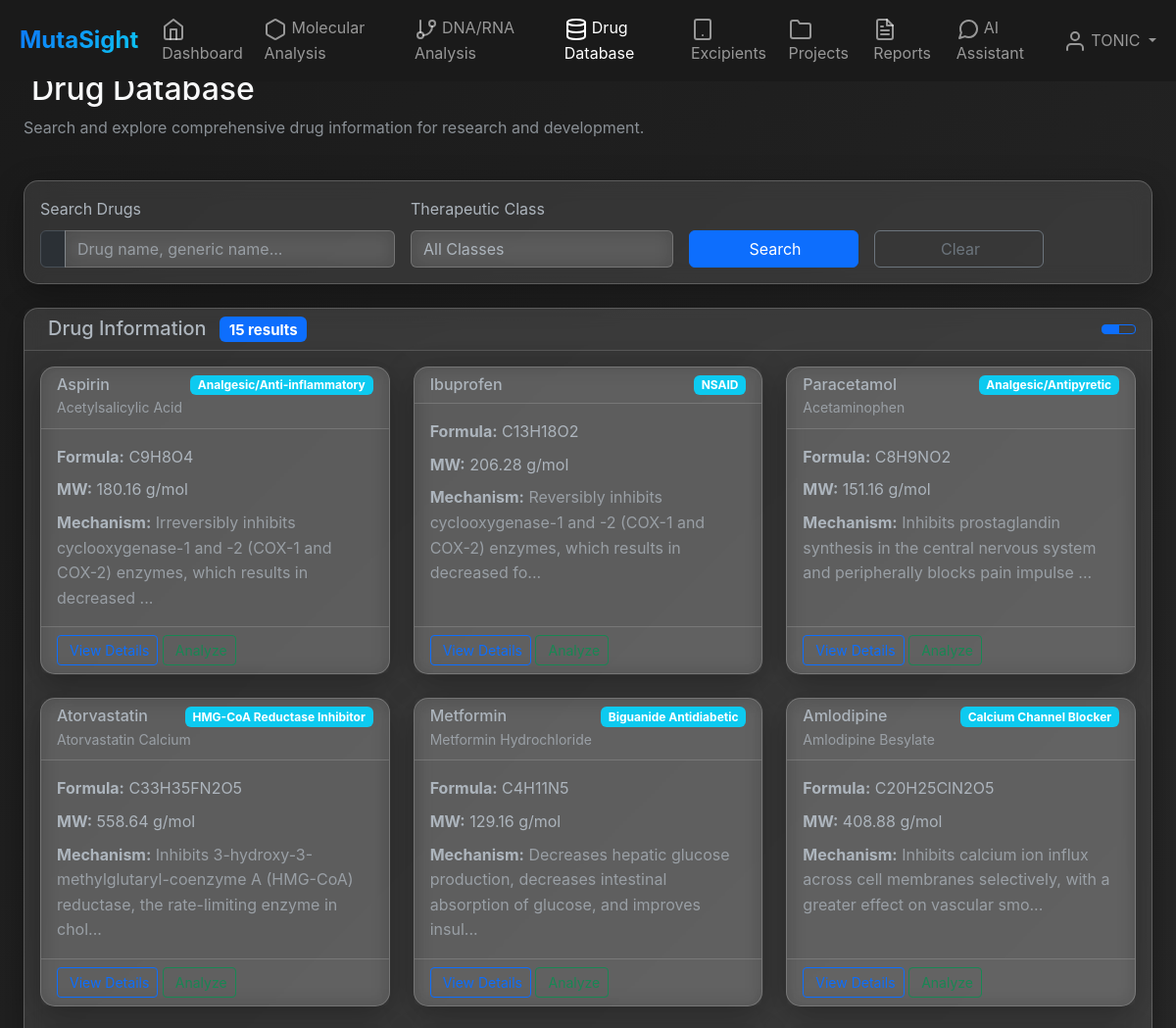
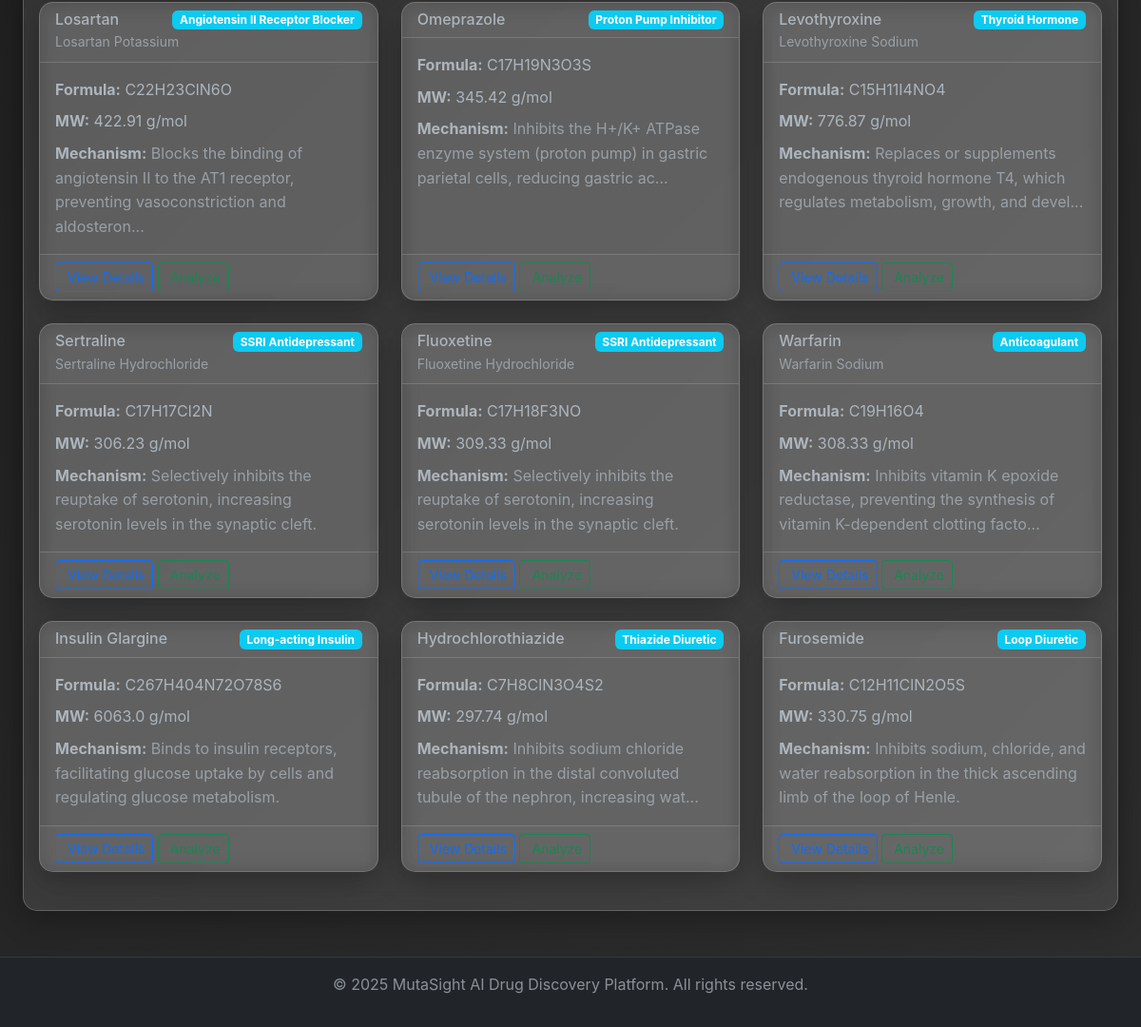
Before: /drug-database (signed in) with the older database file (2 pictures, top to bottom).
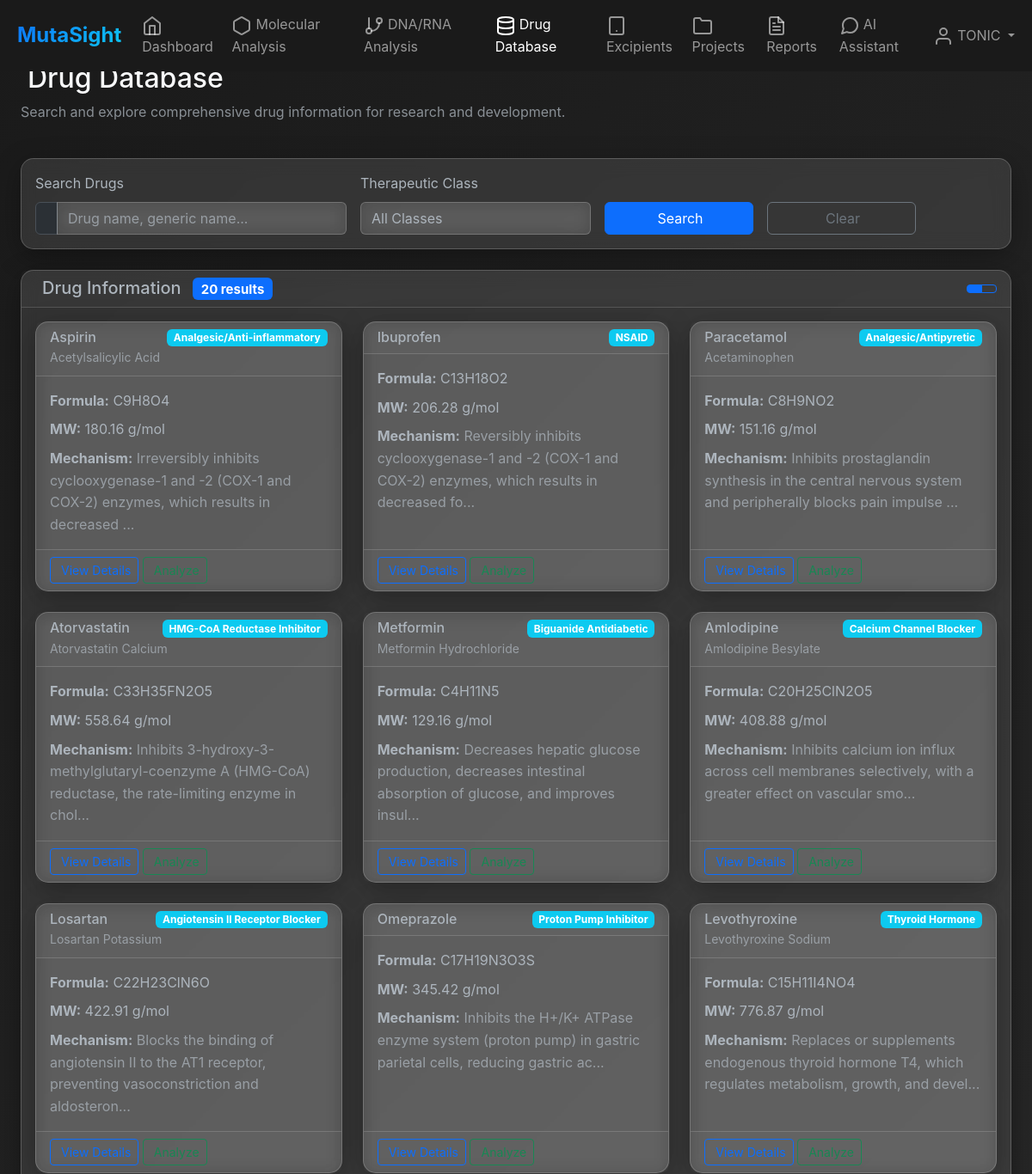
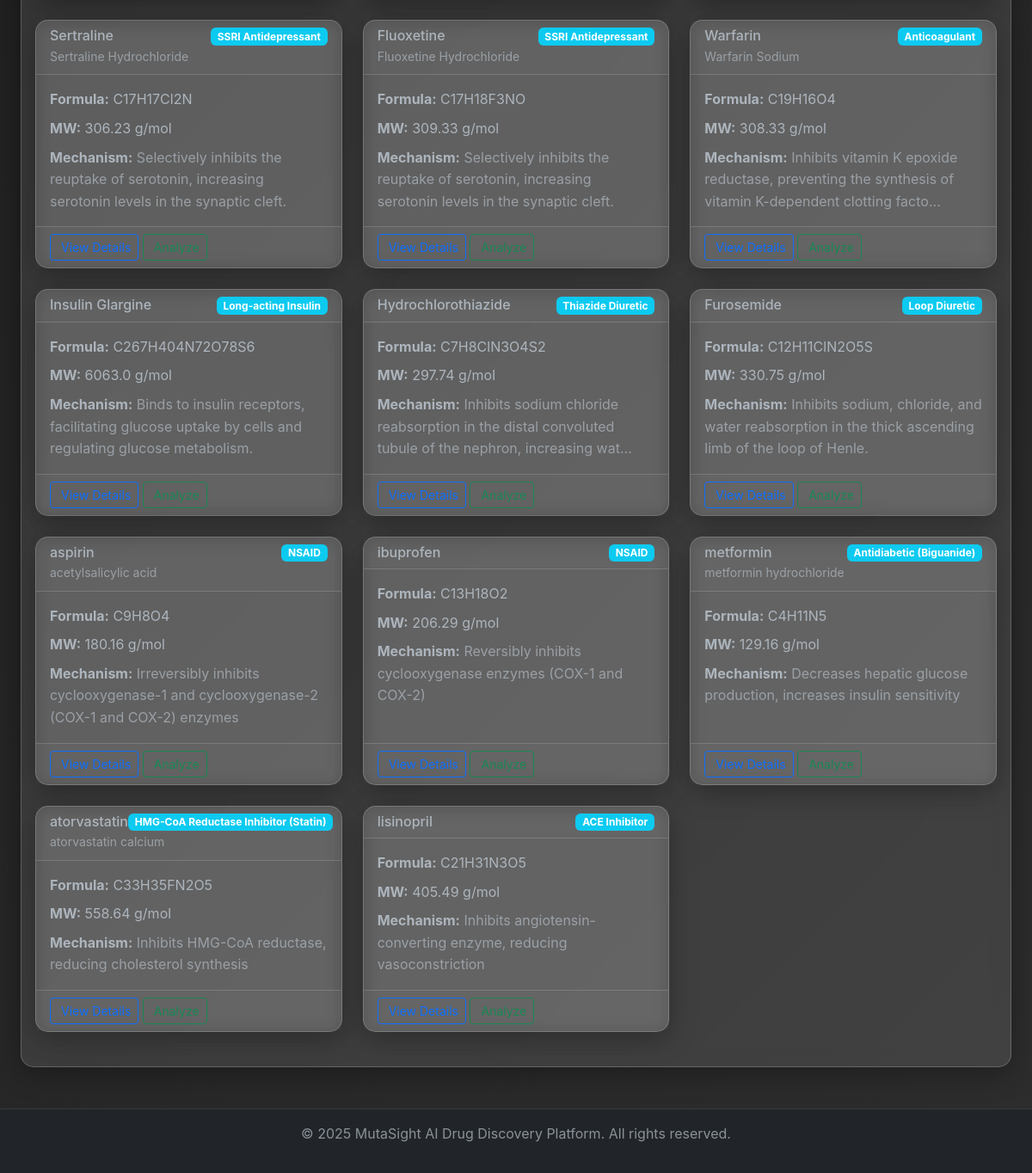
After: the same page with the newer database file (2 pictures, top to bottom).
### models.py (models this page shows)
class User(UserMixin, db.Model):
    id = db.Column(db.Integer, primary_key=True)
    username = db.Column(db.String(80), unique=True, nullable=False)
    email = db.Column(db.String(120), unique=True, nullable=False)
    password_hash = db.Column(db.String(256), nullable=False)
    first_name = db.Column(db.String(50), nullable=True)
    last_name = db.Column(db.String(50), nullable=True)
    role = db.Column(db.String(20), default='researcher')
    created_at = db.Column(db.DateTime, default=datetime.utcnow)
    is_active = db.Column(db.Boolean, default=True)
    projects = db.relationship('Project', backref='owner', lazy=True)
    chat_messages = db.relationship('ChatMessage', backref='author', lazy=True)
    project_memberships = db.relationship('ProjectMember', backref='user', lazy=True)

class DrugData(db.Model):
    id = db.Column(db.Integer, primary_key=True)
    name = db.Column(db.String(200), nullable=False)
    generic_name = db.Column(db.String(200))
    brand_names = db.Column(db.Text)  # JSON array
    smiles = db.Column(db.String(500))
    inchi = db.Column(db.String(1000))
    molecular_formula = db.Column(db.String(200))
    molecular_weight = db.Column(db.Float)
    therapeutic_class = db.Column(db.String(100))
    mechanism_of_action = db.Column(db.Text)
    indications = db.Column(db.Text)
    contraindications = db.Column(db.Text)
    side_effects = db.Column(db.Text)
    dosage_forms = db.Column(db.Text)  # JSON array

### routes.py (the view)
@main_bp.route('/drug-database')
@login_required
def drug_database():
    search_query = request.args.get('search', '')
    therapeutic_class = request.args.get('class', '')
    query = DrugData.query
    if search_query:
        query = query.filter(
            (DrugData.name.ilike(f'%{search_query}%')) |
            (DrugData.generic_name.ilike(f'%{search_query}%'))
        )
    if therapeutic_class:
        query = query.filter(DrugData.therapeutic_class.ilike(f'%{therapeutic_class}%'))
    drugs = query.all()
    classes = db.session.query(DrugData.therapeutic_class.distinct()).all()
    therapeutic_classes = [c[0] for c in classes if c[0]]
    return render_template('drug_database.html',
                         drugs=drugs,
                         therapeutic_classes=therapeutic_classes,
                         search_query=search_query,
                         selected_class=therapeutic_class)

### app.py (called while the page is built)
@login_manager.user_loader
def load_user(user_id):
    from models import User
    return User.query.get(int(user_id))

### templates/drug_database.html (shortened to what this page needs)
{% extends "base.html" %}
{% block content %}
<div class="container-fluid">
    <div class="row mb-4">
        <div class="col-12">
            <h2>Drug Database</h2>
            <p class="text-muted">Search and explore comprehensive drug information for research and development.</p>
        </div>
    </div>
    <div class="row mb-4">
        <div class="col-12">
            <div class="card">
                <div class="card-body">
                    <form method="GET" action="{{ url_for('main.drug_database') }}">
                        <div class="row g-3">
                            <div class="col-md-4">
                                <label for="search" class="form-label">Search Drugs</label>
                                <div class="input-group">
                                    <span class="input-group-text"></span>
                                    <input type="text" class="form-control" id="search" name="search"
                                           value="{{ search_query }}" placeholder="Drug name, generic name...">
                                </div>
                            </div>
                            <div class="col-md-3">
                                <label for="class" class="form-label">Therapeutic Class</label>
                                <select class="form-select" id="class" name="class">
                                    <option value="">All Classes</option>
                                </select>
                            </div>
                            <div class="col-md-2">
                                <label class="form-label">&nbsp;</label>
                                <div class="d-grid">
                                    <button type="submit" class="btn btn-primary">
                                        Search
                                    </button>
                                </div>
                            </div>
                            <div class="col-md-2">
                                <label class="form-label">&nbsp;</label>
                                <div class="d-grid">
                                    <a href="{{ url_for('main.drug_database') }}" class="btn btn-outline-secondary">
                                        Clear
                                    </a>
                                </div>
                            </div>
                        </div>
                    </form>
                </div>
            </div>
        </div>
    </div>
    <div class="row">
        <div class="col-12">
            <div class="card">
                <div class="card-header d-flex justify-content-between align-items-center">
                    <h5 class="mb-0">
                        Drug Information
                        <span class="badge bg-primary ms-2">{{ drugs|length }} results</span>
                    </h5>
                    <div class="btn-group" role="group">
                        <button type="button" class="btn btn-sm btn-outline-primary active" id="cardView">
                        </button>
                        <button type="button" class="btn btn-sm btn-outline-primary" id="tableView">
                        </button>
                    </div>
                </div>
                <div class="card-body">
                    {% if drugs %}
                        <div id="cardViewContainer" class="row">
                            {% for drug in drugs %}
                            <div class="col-lg-6 col-xl-4 mb-4">
                                <div class="card h-100 drug-card">
                                    <div class="card-header">
                                        <div class="d-flex justify-content-between align-items-start">
                                            <h6 class="mb-0">{{ drug.name }}</h6>
                                            {% if drug.therapeutic_class %}
                                                <span class="badge bg-info">{{ drug.therapeutic_class }}</span>
                                            {% endif %}
                                        </div>
                                        {% if drug.generic_name and drug.generic_name != drug.name %}
                                            <small class="text-muted">{{ drug.generic_name }}</small>
                                        {% endif %}
                                    </div>
                                    <div class="card-body">
                                        <div class="row g-2 text-sm">
                                            {% if drug.molecular_formula %}
                                            <div class="col-12">
                                                <strong>Formula:</strong> {{ drug.molecular_formula }}
                                            </div>
                                            {% endif %}
                                            {% if drug.molecular_weight %}
                                            <div class="col-12">
                                                <strong>MW:</strong> {{ drug.molecular_weight }} g/mol
                                            </div>
                                            {% endif %}
                                            {% if drug.mechanism_of_action %}
                                            <div class="col-12">
                                                <strong>Mechanism:</strong>
                                                <span class="text-muted">{{ drug.mechanism_of_action[:100] }}{% if drug.mechanism_of_action|length > 100 %}...{% endif %}</span>
                                            </div>
                                            {% endif %}
                                        </div>
                                    </div>
                                    <div class="card-footer">
                                        <button class="btn btn-sm btn-outline-primary"
                                                onclick="showDrugDetails({{ drug.id }})">
                                        </button>
                                        {% if drug.smiles %}
                                        <button class="btn btn-sm btn-outline-success"
                                                onclick="analyzeMolecule('{{ drug.smiles }}', '{{ drug.name }}')">
                                        </button>
                                        {% endif %}
                                    </div>
                                </div>
                            </div>
                            {% endfor %}
                        </div>
                    {% else %}
                        <div class="text-center text-muted py-5">
                            <i class="fas fa-search fa-3x mb-3"></i>
                            <h5>No drugs found</h5>
                            <p>Try adjusting your search criteria or browse all drugs.</p>
                        </div>
                    {% endif %}
                </div>
            </div>
        </div>
    </div>
</div>
{% endblock %}

### templates/base.html (shortened to what this page needs)
<!DOCTYPE html>
<html lang="en" data-bs-theme="dark">
<head>
    <link href="https://cdn.jsdelivr.net/npm/bootstrap@5.3.0/dist/css/bootstrap.min.css" rel="stylesheet">
    <link rel="stylesheet" href="{{ url_for('static', filename='css/style.css') }}">
</head>
<body class="bg-dark text-light">
    {% if current_user.is_authenticated %}
    <nav class="navbar navbar-expand-lg navbar-dark fixed-top" style="background-color: #1a1a1a;">
        <div class="container-fluid">
            <a class="navbar-brand text-gradient fw-bold" href="{{ url_for('main.dashboard') }}">
                <span class="text-primary">Muta</span>Sight
            </a>
            <div class="collapse navbar-collapse" id="navbarNav">
                <ul class="navbar-nav me-auto">
                    <li class="nav-item">
                        <a class="nav-link" href="{{ url_for('main.dashboard') }}">
                            <i data-feather="home" class="me-1"></i>Dashboard
                        </a>
                    </li>
                    <li class="nav-item">
                        <a class="nav-link" href="{{ url_for('main.molecular_analysis') }}">
                            <i data-feather="hexagon" class="me-1"></i>Molecular Analysis
                        </a>
                    </li>
                    <li class="nav-item">
                        <a class="nav-link" href="{{ url_for('main.dna_rna_analysis') }}">
                            <i data-feather="git-branch" class="me-1"></i>DNA/RNA Analysis
                        </a>
                    </li>
                    <li class="nav-item">
                        <a class="nav-link" href="{{ url_for('main.drug_database') }}">
                            <i data-feather="database" class="me-1"></i>Drug Database
                        </a>
                    </li>
                    <li class="nav-item">
                        <a class="nav-link" href="{{ url_for('main.excipients') }}">
                            <i data-feather="tablet" class="me-1"></i>Excipients
                        </a>
                    </li>
                    <li class="nav-item">
                        <a class="nav-link" href="{{ url_for('main.projects') }}">
                            <i data-feather="folder" class="me-1"></i>Projects
                        </a>
                    </li>
                    <li class="nav-item">
                        <a class="nav-link" href="{{ url_for('main.reports') }}">
                            <i data-feather="file-text" class="me-1"></i>Reports
                        </a>
                    </li>
                    <li class="nav-item">
                        <a class="nav-link" href="{{ url_for('main.chat') }}">
                            <i data-feather="message-circle" class="me-1"></i>AI Assistant
                        </a>
                    </li>
                </ul>
                <ul class="navbar-nav">
                    <li class="nav-item dropdown">
                        <a class="nav-link dropdown-toggle" href="#" id="navbarDropdown" role="button" data-bs-toggle="dropdown">
                            <i data-feather="user" class="me-1"></i>{{ current_user.username }}
                        </a>
                    </li>
                </ul>
            </div>
        </div>
    </nav>
    {% endif %}
    <main class="{% if current_user.is_authenticated %}container-fluid mt-5 pt-4{% endif %}">
        {% block content %}{% endblock %}
    </main>
    {% if current_user.is_authenticated %}
    <footer class="bg-dark text-center text-muted py-3 mt-5" style="border-top: 1px solid #343a40;">
        <div class="container">
            <p>&copy; 2025 MutaSight AI Drug Discovery Platform. All rights reserved.</p>
        </div>
    </footer>
    {% endif %}
</body>
</html>

### static/css/style.css (style rules this page uses)
:root { --mutasight-primary: #0d6efd; --mutasight-secondary: #6c757d; --mutasight-success: #198754; --mutasight-info: #0dcaf0; --mutasight-warning: #ffc107; --mutasight-danger: #dc3545; --mutasight-light: #f8f9fa; --mutasight-dark: #212529; --glass-bg: rgba(255, 255, 255, 0.1); --glass-border: rgba(255, 255, 255, 0.2); }
body { font-family: -apple-system, BlinkMacSystemFont, 'Segoe UI', Roboto, sans-serif; line-height: 1.6; background: linear-gradient(135deg, #1a1a1a 0%, #2d2d2d 100%); min-height: 100vh; }
.text-gradient { background: linear-gradient(135deg, var(--mutasight-primary) 0%, var(--mutasight-info) 100%); -webkit-background-clip: text; -webkit-text-fill-color: transparent; background-clip: text; font-weight: 700; }
.navbar-brand { font-weight: 700; font-size: 1.5rem; }
.navbar-brand .text-primary { color: var(--mutasight-primary) !important; }
.card { background: var(--glass-bg); backdrop-filter: blur(10px); border: 1px solid var(--glass-border); border-radius: 15px; box-shadow: 0 8px 32px rgba(0, 0, 0, 0.3); transition: all 0.3s ease; }
.form-control, .form-select { background: var(--glass-bg); backdrop-filter: blur(10px); border: 1px solid var(--glass-border); color: var(--bs-body-color); transition: all 0.3s ease; }

Changed rows visible on the page:
added DrugData: name "aspirin", therapeutic_class "NSAID", generic_name "acetylsalicylic acid", molecular_formula "C9H8O4", molecular_weight "180.16", mechanism_of_action "Irreversibly inhibits cyclooxygenase-1 and cyclooxygenase-2 (COX-1 and COX-2) enzymes"
added DrugData: name "ibuprofen", therapeutic_class "NSAID", molecular_formula "C13H18O2", molecular_weight "206.29", mechanism_of_action "Reversibly inhibits cyclooxygenase enzymes (COX-1 and COX-2)"
added DrugData: name "metformin", therapeutic_class "Antidiabetic (Biguanide)", generic_name "metformin hydrochloride", molecular_formula "C4H11N5", molecular_weight "129.16", mechanism_of_action "Decreases hepatic glucose production, increases insulin sensitivity"
added DrugData: name "atorvastatin", therapeutic_class "HMG-CoA Reductase Inhibitor (Statin)", generic_name "atorvastatin calcium", molecular_formula "C33H35FN2O5", molecular_weight "558.64", mechanism_of_action "Inhibits HMG-CoA reductase, reducing cholesterol synthesis"
added DrugData: name "lisinopril", therapeutic_class "ACE Inhibitor", molecular_formula "C21H31N3O5", molecular_weight "405.49", mechanism_of_action "Inhibits angiotensin-converting enzyme, reducing vasoconstriction"
Other visible differences:
{{ drugs|length }}: "15" → "20"
